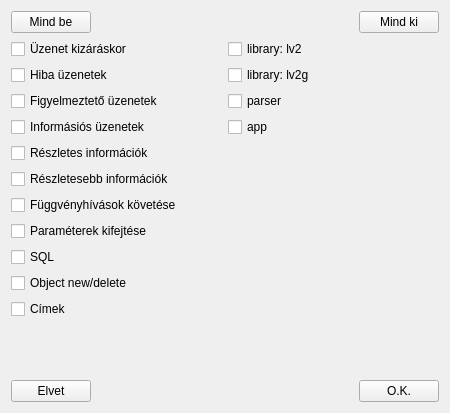
<?xml version="1.0" encoding="UTF-8"?>
<ui version="4.0">
 <class>LogLevelDialog</class>
 <widget class="QWidget" name="LogLevelDialog">
  <property name="windowModality">
   <enum>Qt::ApplicationModal</enum>
  </property>
  <property name="geometry">
   <rect>
    <x>0</x>
    <y>0</y>
    <width>450</width>
    <height>413</height>
   </rect>
  </property>
  <property name="windowTitle">
   <string>Log level bits</string>
  </property>
  <layout class="QGridLayout" name="gridLayout">
   <item row="0" column="0">
    <layout class="QVBoxLayout" name="verticalLayout_3">
     <item>
      <layout class="QHBoxLayout" name="horizontalLayout">
       <item>
        <widget class="QPushButton" name="allOn">
         <property name="text">
          <string>Mind be</string>
         </property>
        </widget>
       </item>
       <item>
        <spacer name="horizontalSpacer_2">
         <property name="orientation">
          <enum>Qt::Horizontal</enum>
         </property>
         <property name="sizeHint" stdset="0">
          <size>
           <width>40</width>
           <height>20</height>
          </size>
         </property>
        </spacer>
       </item>
       <item>
        <widget class="QPushButton" name="allOff">
         <property name="text">
          <string>Mind ki</string>
         </property>
        </widget>
       </item>
      </layout>
     </item>
     <item>
      <layout class="QHBoxLayout" name="horizontalLayout_2">
       <item>
        <layout class="QVBoxLayout" name="verticalLayout">
         <item>
          <widget class="QCheckBox" name="checkBoxException">
           <property name="text">
            <string>Üzenet kizáráskor</string>
           </property>
          </widget>
         </item>
         <item>
          <widget class="QCheckBox" name="checkBoxError">
           <property name="text">
            <string>Hiba üzenetek</string>
           </property>
          </widget>
         </item>
         <item>
          <widget class="QCheckBox" name="checkBoxWarn">
           <property name="text">
            <string>Figyelmeztető üzenetek</string>
           </property>
          </widget>
         </item>
         <item>
          <widget class="QCheckBox" name="checkBoxInfo">
           <property name="text">
            <string>Informásiós üzenetek</string>
           </property>
          </widget>
         </item>
         <item>
          <widget class="QCheckBox" name="checkBoxVerb">
           <property name="text">
            <string>Részletes információk</string>
           </property>
          </widget>
         </item>
         <item>
          <widget class="QCheckBox" name="checkBoxVVerb">
           <property name="text">
            <string>Részletesebb információk</string>
           </property>
          </widget>
         </item>
         <item>
          <widget class="QCheckBox" name="checkBoxEnterLeave">
           <property name="text">
            <string>Függvényhívások követése</string>
           </property>
          </widget>
         </item>
         <item>
          <widget class="QCheckBox" name="checkBoxPArg">
           <property name="text">
            <string>Paraméterek kifejtése</string>
           </property>
          </widget>
         </item>
         <item>
          <widget class="QCheckBox" name="checkBoxSQL">
           <property name="text">
            <string>SQL</string>
           </property>
          </widget>
         </item>
         <item>
          <widget class="QCheckBox" name="checkBoxObject">
           <property name="text">
            <string>Object new/delete</string>
           </property>
          </widget>
         </item>
         <item>
          <widget class="QCheckBox" name="checkBoxAddress">
           <property name="text">
            <string>Címek</string>
           </property>
          </widget>
         </item>
         <item>
          <spacer name="verticalSpacer_2">
           <property name="orientation">
            <enum>Qt::Vertical</enum>
           </property>
           <property name="sizeHint" stdset="0">
            <size>
             <width>20</width>
             <height>40</height>
            </size>
           </property>
          </spacer>
         </item>
        </layout>
       </item>
       <item>
        <layout class="QVBoxLayout" name="verticalLayout_2">
         <item>
          <widget class="QCheckBox" name="checkBoxLv2">
           <property name="text">
            <string>library: lv2</string>
           </property>
          </widget>
         </item>
         <item>
          <widget class="QCheckBox" name="checkBoxLv2g">
           <property name="text">
            <string>library: lv2g</string>
           </property>
          </widget>
         </item>
         <item>
          <widget class="QCheckBox" name="checkBoxParser">
           <property name="text">
            <string>parser</string>
           </property>
          </widget>
         </item>
         <item>
          <widget class="QCheckBox" name="checkBoxApp">
           <property name="text">
            <string>app</string>
           </property>
          </widget>
         </item>
         <item>
          <spacer name="verticalSpacer">
           <property name="orientation">
            <enum>Qt::Vertical</enum>
           </property>
           <property name="sizeHint" stdset="0">
            <size>
             <width>20</width>
             <height>40</height>
            </size>
           </property>
          </spacer>
         </item>
        </layout>
       </item>
      </layout>
     </item>
     <item>
      <layout class="QHBoxLayout" name="horizontalLayout_3">
       <item>
        <widget class="QPushButton" name="Cancel">
         <property name="text">
          <string>Elvet</string>
         </property>
        </widget>
       </item>
       <item>
        <spacer name="horizontalSpacer">
         <property name="orientation">
          <enum>Qt::Horizontal</enum>
         </property>
         <property name="sizeHint" stdset="0">
          <size>
           <width>40</width>
           <height>20</height>
          </size>
         </property>
        </spacer>
       </item>
       <item>
        <widget class="QPushButton" name="Ok">
         <property name="text">
          <string>O.K.</string>
         </property>
        </widget>
       </item>
      </layout>
     </item>
    </layout>
   </item>
  </layout>
 </widget>
 <tabstops>
  <tabstop>allOn</tabstop>
  <tabstop>allOff</tabstop>
  <tabstop>checkBoxError</tabstop>
  <tabstop>checkBoxWarn</tabstop>
  <tabstop>checkBoxInfo</tabstop>
  <tabstop>checkBoxVerb</tabstop>
  <tabstop>checkBoxVVerb</tabstop>
  <tabstop>checkBoxEnterLeave</tabstop>
  <tabstop>checkBoxSQL</tabstop>
  <tabstop>Cancel</tabstop>
  <tabstop>Ok</tabstop>
 </tabstops>
 <resources/>
 <connections/>
</ui>
